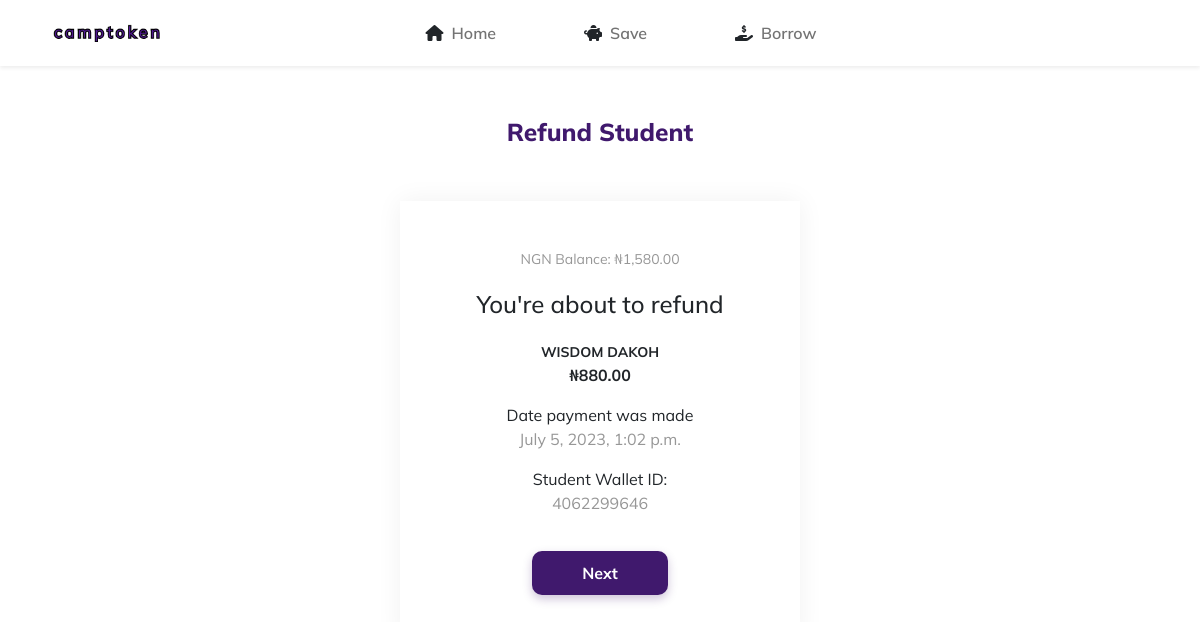
/dashboard/m/refund/d1c62214ea36b404357c97e216355d (signed in), run on an earlier commit of the app's database.
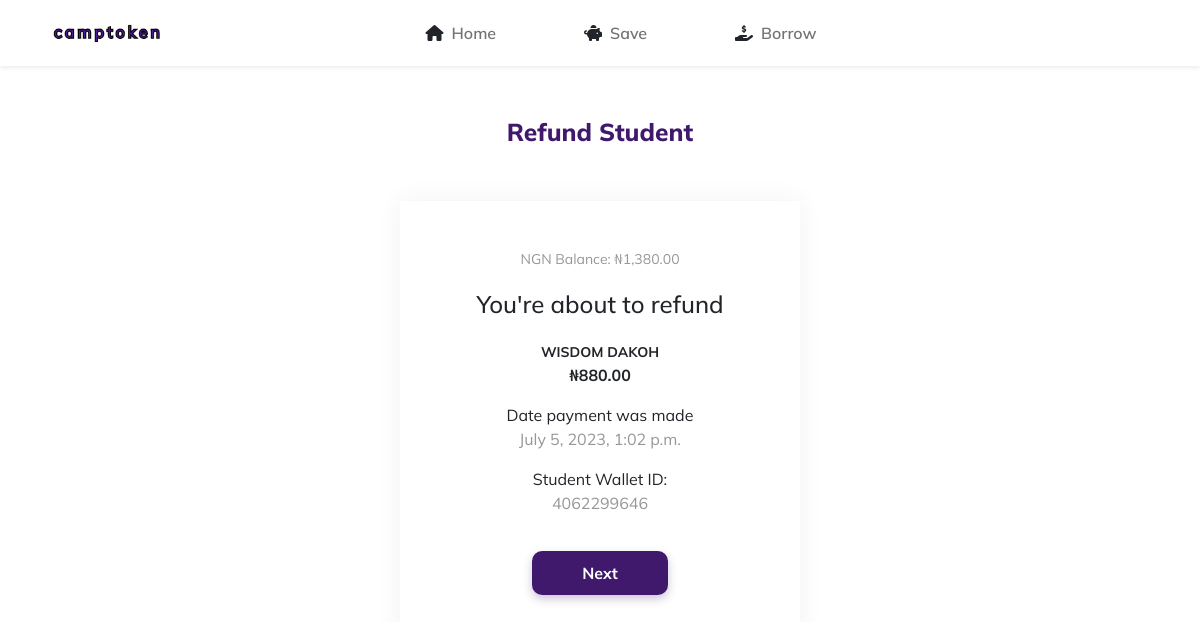
And on a later commit of the database.
### user/models.py (models this page shows, shortened)
class User(AbstractUser, PermissionsMixin):
    first_name = models.CharField(max_length=100, blank=True, null=True)
    last_name = models.CharField(max_length=100, blank=True, null=True)
    username = models.CharField(max_length=50, null=True, default=None)
    email = models.EmailField(max_length=254, db_index=True, unique=True, null=False)
    wallet_id = models.IntegerField(unique=True, null=True)
    phone_number = models.IntegerField(unique=True, null=False)
    business_name = models.CharField(max_length=100, unique=True, null=True)
    balance = models.FloatField(default=0)
    transaction_pin = models.CharField(max_length=100, null=True)
    is_verified = models.BooleanField(default=False)
    is_merchant = models.BooleanField(default=False)
    is_staff = models.BooleanField(default=False)
    is_active = models.BooleanField(default=True)
    is_superuser = models.BooleanField(default=False)
    objects = UserProfileManager()
    USERNAME_FIELD = 'email'
    REQUIRED_FIELDS = ["first_name", "last_name", "phone_number"]

### utils/shortcuts.py (the view)
    def wrapper(request:HttpRequest, *args, **kwargs):
        if not request.user.is_merchant:
            return redirect("dashboard_student")
        return view_func(request, *args, **kwargs)

### transaction/views.py (called while the page is built, shortened)
@login_required(login_url="login")
@redirect_not_merchant
def refund_student(request:HttpRequest, transaction_id):
    transaction = fetchone(Transactions, transaction_id=transaction_id)
    if transaction == None or transaction.merchant != request.user:
        return render(request, "404.html", status=404)
    context = {"user": request.user, "transaction":transaction}
    return render(request, "transactions/refund_student.html", context)

### user/templatetags/custom_tags.py (called while the page is built)
@register.filter
def is_active(request, view_name) -> bool:
    current_view = resolve(request.path_info).view_name
    if current_view == view_name:
        return True
    return False

### utils/crud.py (called while the page is built)
def fetchone(klass:Type[Model], *args, **kwargs)-> Union[User, Transactions, None]:
    try:
        return klass.objects.get(*args, **kwargs)
    except klass.DoesNotExist:
        return None
    except Exception as e:
        raise e

### utils/shortcuts.py (called while the page is built)
def redirect_not_merchant(view_func):
    def wrapper(request:HttpRequest, *args, **kwargs):
        if not request.user.is_merchant:
            return redirect("dashboard_student")
        return view_func(request, *args, **kwargs)
    return wrapper

### templates/transactions/refund_student.html (shortened to what this page needs)
{% load static %}
<!doctype html>
<html lang="en">
  <head>
	{% include "head2.html" %}
  </head>
  <body>
    {% include "nav-signed.html" %}
    <div class="container d-flex justify-content-center">
		{% if transaction.was_refunded == False %}
			<div class="pay-contain">
				<div class="pay-heading text-center">
					<span>Refund Student</span>
				</div>
				<div class="pay-merchant-form">
					<div class="prm-color-grey text-center">
						<span style="font-size: 14px;" >NGN Balance: ₦{{ user.balance|floatformat:"2g"}}</span>
					</div>
					<div class="mb-6 go-down-md text-center">
						<h4>You're about to refund </h4>
					</div>
					<div class="mb-6 go-down-md text-center">
						<span class="refund-student-name">{{ transaction.student.first_name|upper }} {{ transaction.student.last_name|upper }}</span>
						<p class="refund-student-amount">₦{{ transaction.amount }}</p>
					</div>
					<div class="mb-6 go-down-sm text-center">
						<span>Date payment was made</span>
						<p class="refund-student-date prm-color-grey">{{ transaction.date_added }}</p>
					</div>
					<div class="mb-6 go-down-sm text-center">
						<span>Student Wallet ID:</span>
						<p class="prm-color-grey">{{ transaction.student.wallet_id }}</p>
					</div>
					<div class="text-center">
						<button type="button" class="bg-prm-color go-down-md" data-bs-toggle="modal" data-bs-target="#staticBackdrop">Next</button>
					</div>
				</div>
			</div>
		{% endif %}
    </div>
  </body>
</html>

What changed in the data, as far as the page shows it:
changed User: balance "1,580.00" → "1,380.00"
